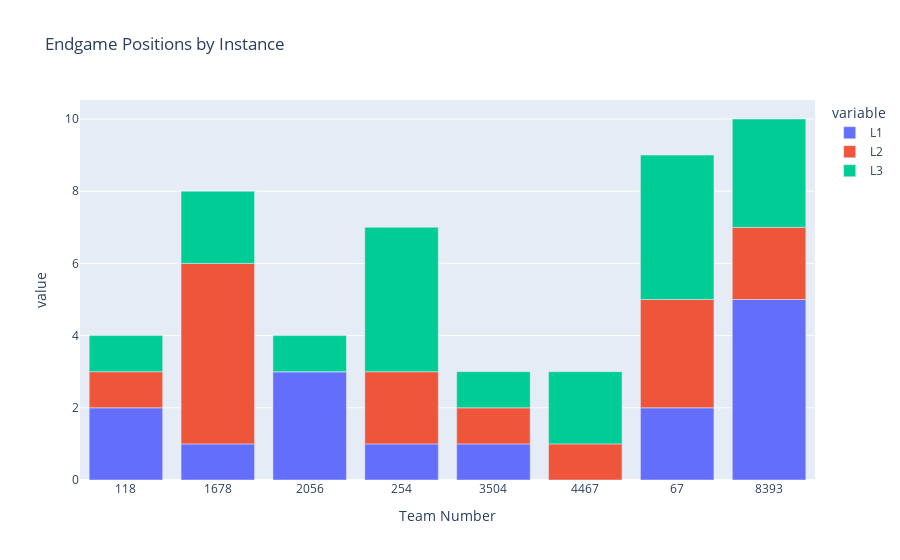
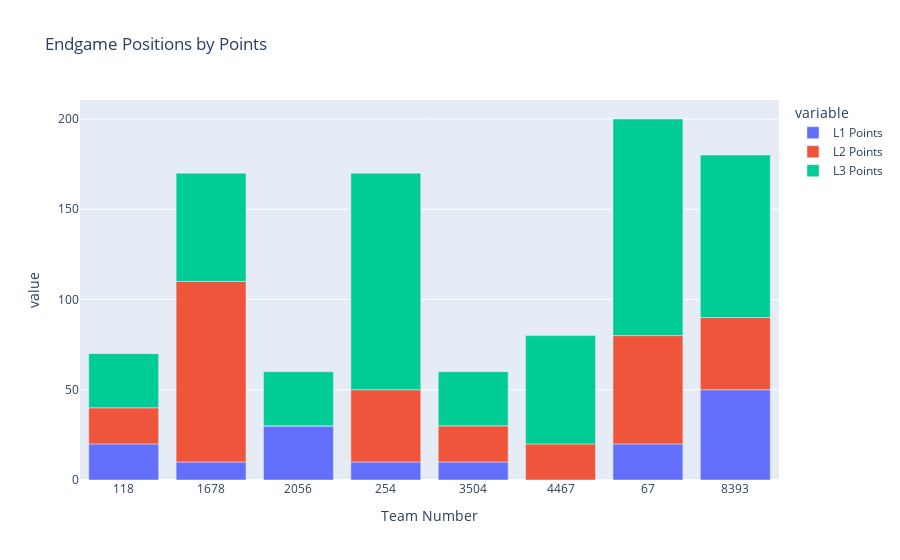

The code cell stored with these charts, in order, in its notebook:
### Code cell
avg_team = scouted_data.groupby("Team Number").mean(numeric_only = True)
# print(avg_team)
endgame_df = scouted_data.groupby("Team Number")["Endgame Climbing Level"].value_counts().unstack(fill_value=0).reset_index()
endgame_df["L1 Points"] = endgame_df["L1"] * 10
endgame_df["L2 Points"] = endgame_df["L2"] * 20
endgame_df["L3 Points"] = endgame_df["L3"] * 30
# print(endgame_df)
fig = px.bar(endgame_df, x = "Team Number", y = ["L1", "L2", "L3"], title = "Endgame Positions by Instance")
fig.show()
fig = px.bar(endgame_df, x = "Team Number", y = ["L1 Points", "L2 Points", "L3 Points"], title = "Endgame Positions by Points")
fig.show()

### Figure 1 — Plotly figure (JSON) as saved in the notebook; plotly's stock layout.template omitted (floating-point values rounded to 4 significant figures)
{"data": [{"hovertemplate": "variable=L1<br>Team Number=%{x}<br>value=%{y}<extra></extra>", "legendgroup": "L1", "marker": {"color": "#636efa", "pattern": {"shape": ""}}, "name": "L1", "orientation": "v", "showlegend": true, "textposition": "auto", "type": "bar", "x": ["118", "1678", "2056", "254", "3504", "4467", "67", "8393"], "xaxis": "x", "y": [2, 1, 3, 1, 1, 0, 2, 5], "yaxis": "y"}, {"hovertemplate": "variable=L2<br>Team Number=%{x}<br>value=%{y}<extra></extra>", "legendgroup": "L2", "marker": {"color": "#EF553B", "pattern": {"shape": ""}}, "name": "L2", "orientation": "v", "showlegend": true, "textposition": "auto", "type": "bar", "x": ["118", "1678", "2056", "254", "3504", "4467", "67", "8393"], "xaxis": "x", "y": [1, 5, 0, 2, 1, 1, 3, 2], "yaxis": "y"}, {"hovertemplate": "variable=L3<br>Team Number=%{x}<br>value=%{y}<extra></extra>", "legendgroup": "L3", "marker": {"color": "#00cc96", "pattern": {"shape": ""}}, "name": "L3", "orientation": "v", "showlegend": true, "textposition": "auto", "type": "bar", "x": ["118", "1678", "2056", "254", "3504", "4467", "67", "8393"], "xaxis": "x", "y": [1, 2, 1, 4, 1, 2, 4, 3], "yaxis": "y"}], "layout": {"barmode": "relative", "legend": {"title": {"text": "variable"}, "tracegroupgap": 0}, "title": {"text": "Endgame Positions by Instance"}, "xaxis": {"anchor": "y", "domain": [0, 1], "title": {"text": "Team Number"}}, "yaxis": {"anchor": "x", "domain": [0, 1], "title": {"text": "value"}}}}

### Figure 2 — Plotly figure (JSON) as saved in the notebook; plotly's stock layout.template omitted (floating-point values rounded to 4 significant figures)
{"data": [{"hovertemplate": "variable=L1 Points<br>Team Number=%{x}<br>value=%{y}<extra></extra>", "legendgroup": "L1 Points", "marker": {"color": "#636efa", "pattern": {"shape": ""}}, "name": "L1 Points", "orientation": "v", "showlegend": true, "textposition": "auto", "type": "bar", "x": ["118", "1678", "2056", "254", "3504", "4467", "67", "8393"], "xaxis": "x", "y": [20, 10, 30, 10, 10, 0, 20, 50], "yaxis": "y"}, {"hovertemplate": "variable=L2 Points<br>Team Number=%{x}<br>value=%{y}<extra></extra>", "legendgroup": "L2 Points", "marker": {"color": "#EF553B", "pattern": {"shape": ""}}, "name": "L2 Points", "orientation": "v", "showlegend": true, "textposition": "auto", "type": "bar", "x": ["118", "1678", "2056", "254", "3504", "4467", "67", "8393"], "xaxis": "x", "y": [20, 100, 0, 40, 20, 20, 60, 40], "yaxis": "y"}, {"hovertemplate": "variable=L3 Points<br>Team Number=%{x}<br>value=%{y}<extra></extra>", "legendgroup": "L3 Points", "marker": {"color": "#00cc96", "pattern": {"shape": ""}}, "name": "L3 Points", "orientation": "v", "showlegend": true, "textposition": "auto", "type": "bar", "x": ["118", "1678", "2056", "254", "3504", "4467", "67", "8393"], "xaxis": "x", "y": [30, 60, 30, 120, 30, 60, 120, 90], "yaxis": "y"}], "layout": {"barmode": "relative", "legend": {"title": {"text": "variable"}, "tracegroupgap": 0}, "title": {"text": "Endgame Positions by Points"}, "xaxis": {"anchor": "y", "domain": [0, 1], "title": {"text": "Team Number"}}, "yaxis": {"anchor": "x", "domain": [0, 1], "title": {"text": "value"}}}}
